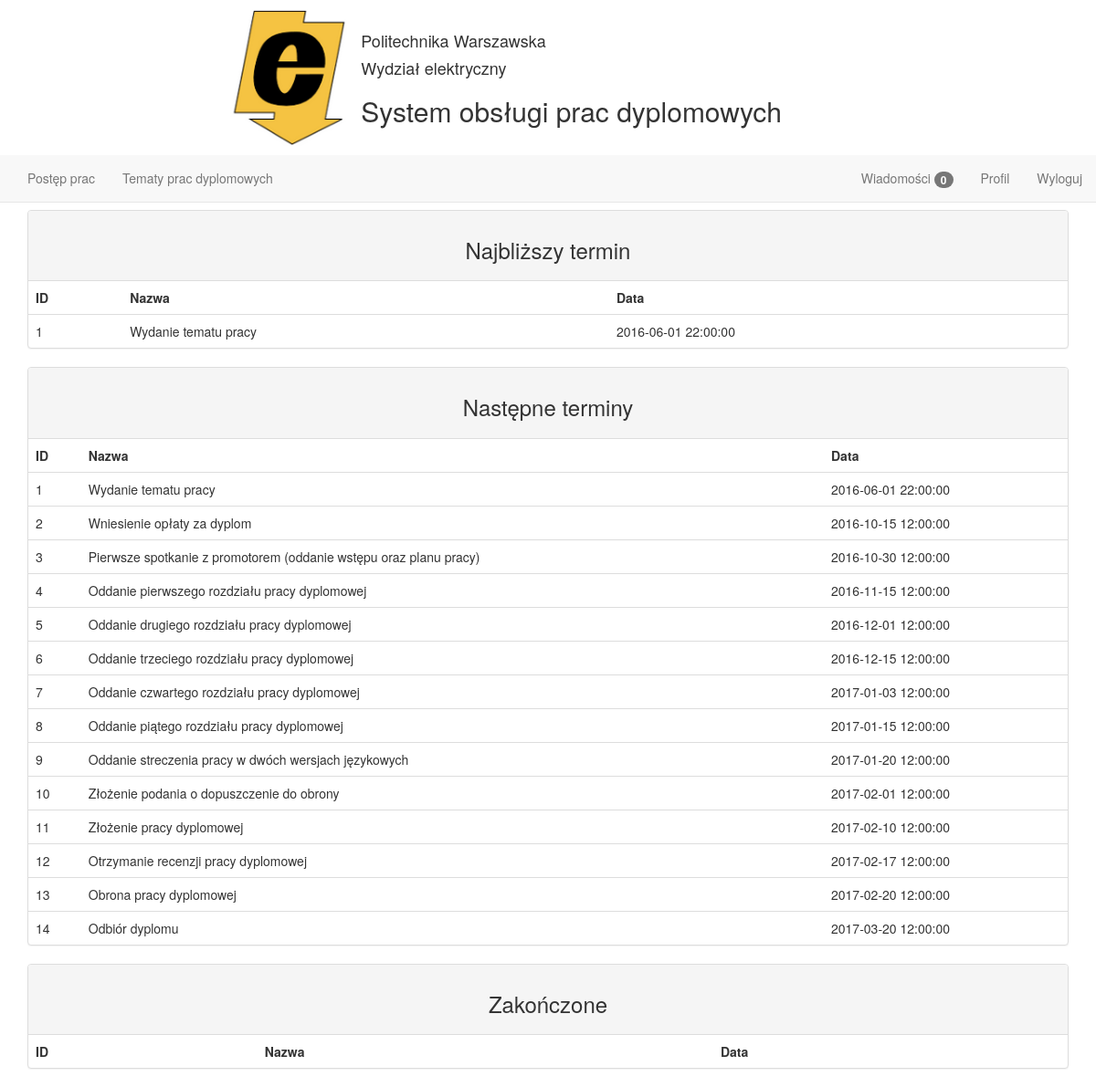
Page /work_progress (signed in) on the earlier database version.
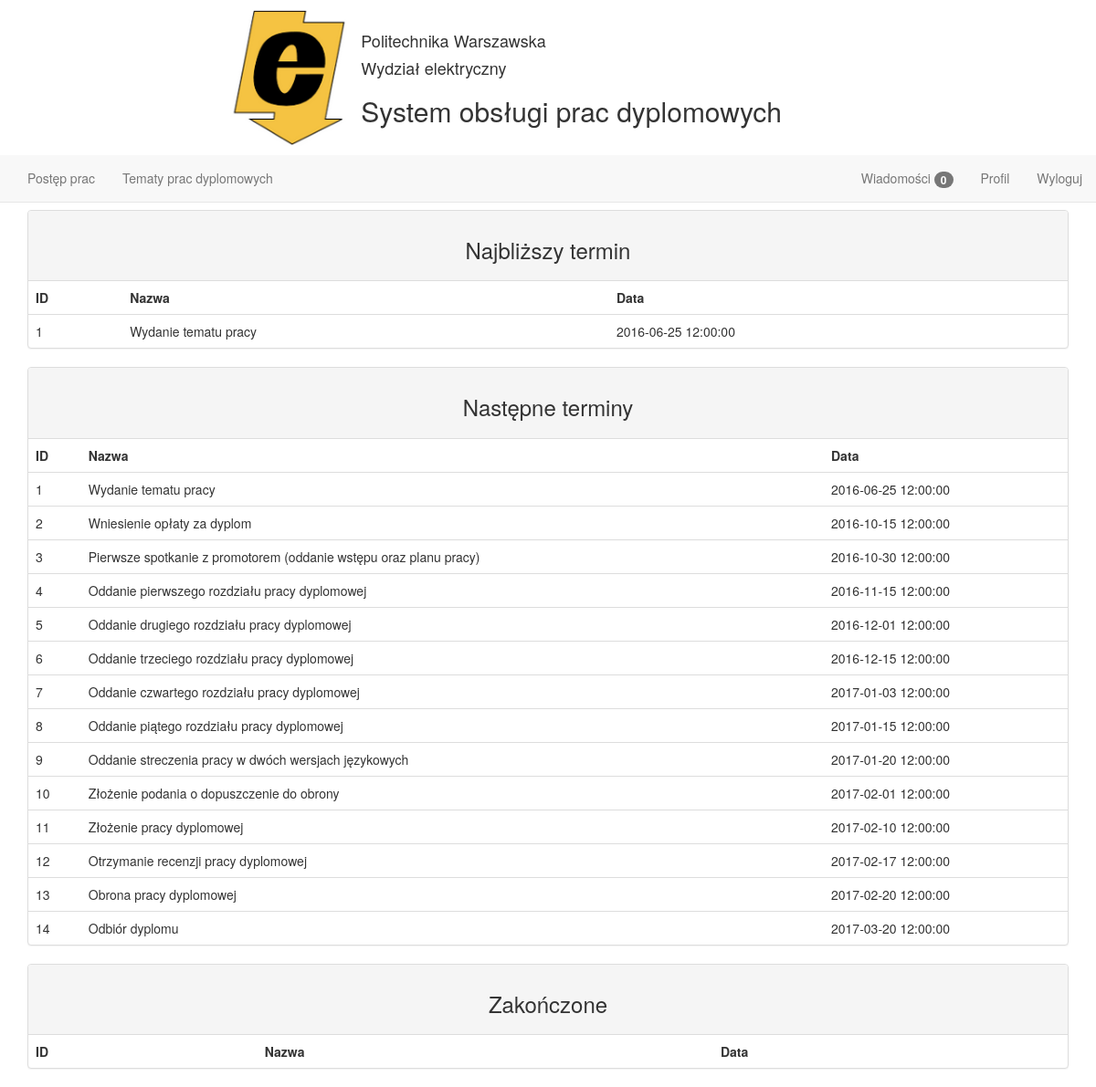
Same page on the later database version.
### tables this page shows
CREATE TABLE termin(
  id_terminu INTEGER PRIMARY KEY AUTOINCREMENT ,
  nazwa TEXT NOT NULL,
  data TEXT NOT NULL
);

### main.py (the view)
@app.route('/work_progress')
def work_progress():
    cur = g.db.execute('SELECT count(*) FROM student_etap WHERE id_student = 1 AND czy_zakonczony = 1;')
    closest_term = [dict(number=row[0] + 1) for row in cur.fetchall()]
    cur = g.db.execute(
        'SELECT termin.id_terminu, termin.nazwa, termin.data FROM termin INNER JOIN student_etap ON termin.id_terminu = student_etap.id_termin WHERE student_etap.czy_zakonczony = 0 AND termin.id_terminu = ' + str(
            closest_term[0].get('number')) + ' AND student_etap.id_student = 1  ;')
    closest_term_name = [dict(id=row[0], nazwa=row[1], data=row[2]) for row in cur.fetchall()]
    cur = g.db.execute(
        'SELECT termin.id_terminu, termin.nazwa, termin.data FROM termin INNER JOIN student_etap ON termin.id_terminu = student_etap.id_termin WHERE student_etap.czy_zakonczony = 0 AND student_etap.id_student = 1;')
    next_terms = [dict(id=row[0], nazwa=row[1], data=row[2]) for row in cur.fetchall()]
    cur = g.db.execute(
        'SELECT termin.id_terminu, termin.nazwa, termin.data FROM termin INNER JOIN student_etap ON termin.id_terminu = student_etap.id_termin WHERE student_etap.czy_zakonczony = 1 AND student_etap.id_student = 1;')
    done_terms = [dict(id=row[0], nazwa=row[1], data=row[2]) for row in cur.fetchall()]
    return render_template('student_control.html', closest_term_name=closest_term_name, next_terms=next_terms,
                           done_terms=done_terms)

### main.py (called while the page is built)
@app.context_processor
def message_count_lecturer():
    cur = g.db.execute('SELECT count(*) FROM wiadomosc WHERE czy_przeczytane like ? AND id_wykladowca = ?',
                       ['NIE', session['id']])
    return dict(count=cur.fetchall()[0])

@app.context_processor
def message_count_student():
    cur = g.db.execute('SELECT count(*) FROM wiadomosc WHERE czy_przeczytane like ? AND id_student = ?', ['NIE', session['id']])
    return dict(count_student=cur.fetchall()[0])

def connect_db():
    return sqlite3.connect(app.config['DATABASE'])

@app.before_request
def before_request():
    g.db = connect_db()

@app.teardown_request
def teardown_request(exception):
    db = getattr(g, 'db', None)
    if db is not None:
        db.close()

### templates/student_control.html (shortened to what this page needs)
{% extends "student_layout.html" %} {% block main %}
    <div class="panel panel-default">
        <div class="panel-heading text-center"><h3>Najbliższy termin</h3></div>
        <table class="table">
            <thead>
            <tr>
                <td>ID</td>
                <td>Nazwa</td>
                <td>Data</td>
            </tr>
            </thead>
            <tbody>
            {% for closest_term_name in closest_term_name %}
                <tr>
                    <td>{{ closest_term_name.id }}</td>
                    <td>{{ closest_term_name.nazwa }}</td>
                    <td>{{ closest_term_name.data }}</td>
                </tr>
            {% endfor %}
            </tbody>
        </table>
    </div>
        <div class="panel panel-default">
        <div class="panel-heading text-center"><h3>Następne terminy</h3></div>
        <table class="table">
            <thead>
            <tr>
                <td>ID</td>
                <td>Nazwa</td>
                <td>Data</td>
            </tr>
            </thead>
            <tbody>
            {% for next_terms in next_terms %}
                <tr>
                    <td>{{ next_terms.id }}</td>
                    <td>{{ next_terms.nazwa }}</td>
                    <td>{{ next_terms.data }}</td>
                </tr>
            {% endfor %}
            </tbody>
        </table>
    </div>
        <div class="panel panel-default">
        <div class="panel-heading text-center"><h3>Zakończone</h3></div>
        <table class="table">
            <thead>
            <tr>
                <td>ID</td>
                <td>Nazwa</td>
                <td>Data</td>
            </tr>
            </thead>
        </table>
    </div>
{% endblock %}

Differences in the rows shown:
changed termin "Wydanie tematu pracy": data "2016-06-01 22:00:00" → "2016-06-25 12:00:00"
